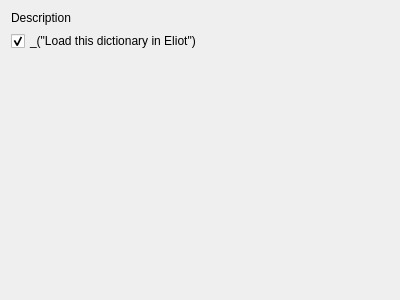
<?xml version="1.0" encoding="UTF-8"?>
<ui version="4.0">
 <class>WizardConclusionPage</class>
 <widget class="QWizardPage" name="WizardConclusionPage">
  <property name="geometry">
   <rect>
    <x>0</x>
    <y>0</y>
    <width>400</width>
    <height>300</height>
   </rect>
  </property>
  <layout class="QVBoxLayout" name="verticalLayout">
   <item>
    <widget class="QLabel" name="labelDesc">
     <property name="text">
      <string>Description</string>
     </property>
     <property name="wordWrap">
      <bool>true</bool>
     </property>
    </widget>
   </item>
   <item>
    <widget class="QCheckBox" name="checkBoxLoadDic">
     <property name="text">
      <string>_(&quot;Load this dictionary in Eliot&quot;)</string>
     </property>
     <property name="checked">
      <bool>true</bool>
     </property>
    </widget>
   </item>
   <item>
    <spacer name="verticalSpacer">
     <property name="orientation">
      <enum>Qt::Vertical</enum>
     </property>
     <property name="sizeHint" stdset="0">
      <size>
       <width>20</width>
       <height>231</height>
      </size>
     </property>
    </spacer>
   </item>
  </layout>
 </widget>
 <resources/>
 <connections/>
</ui>
